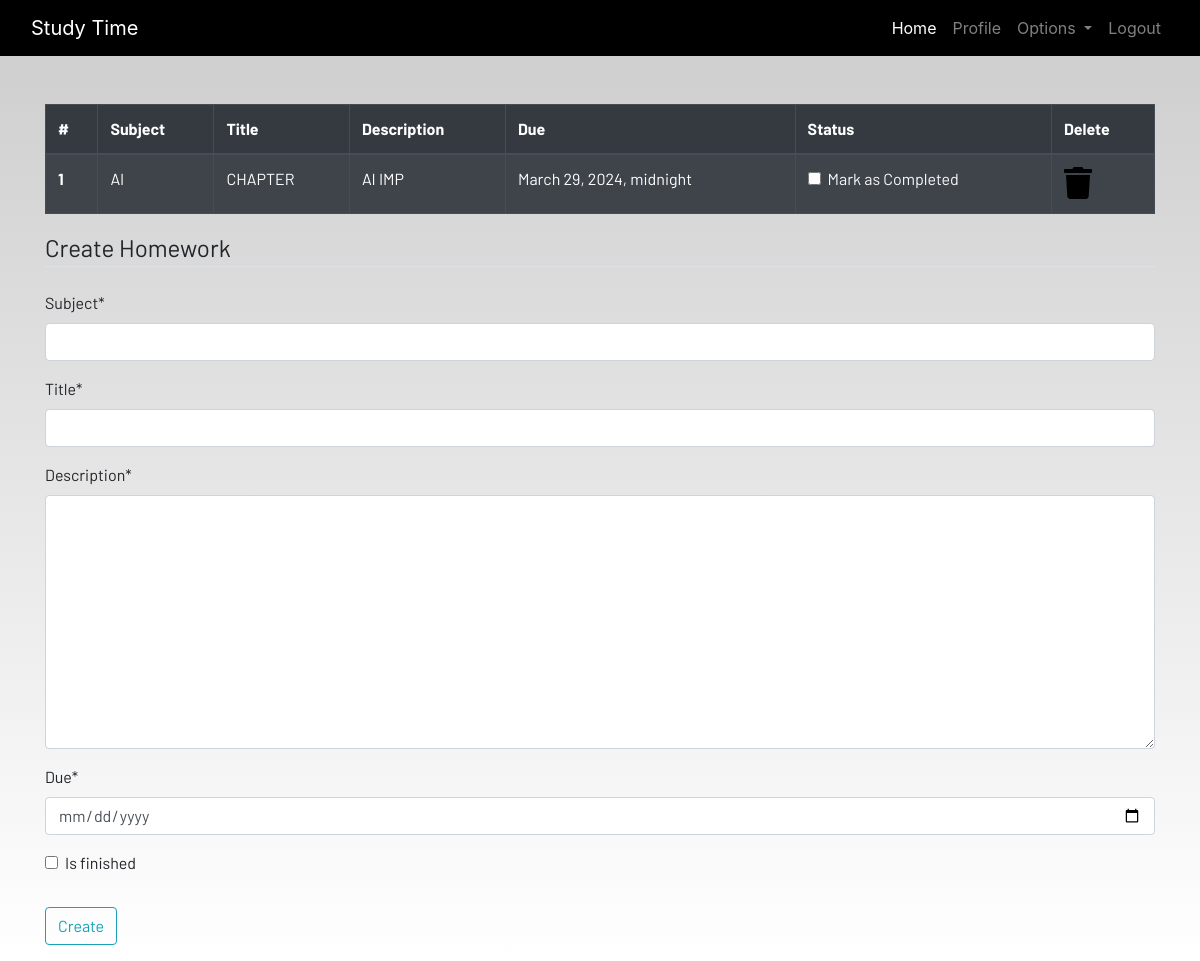
The page /homework (signed in) on the database its author committed.
### dashboard/models.py (models this page shows, shortened)
class Homework(models.Model):
    user = models.ForeignKey(User, on_delete=models.CASCADE)
    subject = models.CharField(max_length=50)
    title = models.CharField(max_length=100)
    description=models.TextField()
    due = models.DateTimeField()
    is_finished=models.BooleanField(default=False)

### dashboard/views.py (the view)
# urls.py: path('homework',views.homework,name="homework"),
@login_required
def homework(request):
    if request.method == "POST":
        form = HomeworkForm(request.POST)
        if form.is_valid():
            try:
                finished = request.POST['is_finished']
                if finished == 'on':
                    finished = True
                else:
                    finished = False
            except:
                finished = False
            homeworks = Homework(
                user = request.user,
                subject = request.POST['subject'],
                title = request.POST['title'],
                description = request.POST['description'],
                due = request.POST['due'],
                is_finished = finished
            )
        homeworks.save()
        messages.success(request,f'Homework Added from {request.user.username} !!!')
    else:
        form = HomeworkForm()
    homework = Homework.objects.filter(user=request.user)
    if len(homework) == 0:
        homework_done = True
    else:
        homework_done = False
    context = {
            'homeworks':homework,
            'homeworks_done':homework_done,
            'form':form,
    }
    return render(request,'dashboard/homework.html',context)

### dashboard/forms.py
class HomeworkForm(forms.ModelForm):
    class Meta:
        model = Homework
        widgets = {'due':DateInput()}
        fields = ['subject','title','description','due','is_finished']

### dashboard/templates/dashboard/homework.html (shortened to what this page needs)
{% extends 'dashboard/base.html' %}
{% load static %}
{% load crispy_forms_tags %}
{% block content %}
<div class="container">
    {% if not homework_done %}
    <table class="table table-striped table-bordered table-hover table-dark">
        <thead>
            <tr>
                <th scope="col">#</th>
                <th scope="col">Subject</th>
                <th scope="col">Title</th>
                <th scope="col">Description</th>
                <th scope="col">Due</th>
                <th scope="col">Status</th>
                <th scope="col">Delete</th>
            </tr>
        </thead>
        <tbody>
            {% for homework in homeworks %}
            <tr>
                <th scope="row">{{forloop.counter}}</th>
                <td>{{homework.subject}}</td>
                <td>{{homework.title}}</td>
                <td>{{homework.description}}</td>
                <td>{{homework.due}}</td>
                <td>
                    <a href="{% url "update_homework" homework.id %}">
                        <div class="form-check">
                            {% if homework.is_finished == True %}
                            <input class="form-check-input" type="checkbox" value="" checked>
                            {% else %}
                            <input class="form-check-input" type="checkbox" value="">
                            {% endif %}
                            <label class="form-check-label text-light" for="flexCheckDefault">
                                Mark as Completed
                            </label>
                        </div>
                    </a>
                </td>
                <td><a href="{% url "delete_homework" homework.id %}"><i class="fa fa-trash fa-2x"></i></a></td>
            </tr>
            {% endfor %}
        </tbody>
    </table>
    {% else %}
    <h4>All homeworks are completed!! Create to have more!!</h4>
{% endif %}
</div>
<div class=" container">
    <form method="POST">
        <fieldset class="form-group">
            <legend class="border-bottom mb-4">Create Homework</legend>
            {{form|crispy}}
        </fieldset>
        <div class="form-group">
            <button href="" class="btn btn-outline-info" type="submit">
                Create
            </button>
        </div>
    </form>
</div>
{% endblock content %}

### dashboard/templates/dashboard/base.html (shortened to what this page needs)
<!DOCTYPE html>
{% load static %}
<html lang="en">
<head>
  <link rel="stylesheet" href="https://stackpath.bootstrapcdn.com/bootstrap/4.3.1/css/bootstrap.min.css"
 />
  <link rel="stylesheet" href="https://use.fontawesome.com/releases/v5.7.2/css/all.css"
 />
  <link rel="stylesheet" href="{% static 'css/main.css' %}" />
</head>
<body>
  <header>
    <nav class="navbar navbar-expand-lg navbar-dark bg-dark">
      <div class="container-fluid">
        <a class="navbar-brand" href="{% url "home" %}">Study Time</a>
        <div class="collapse navbar-collapse justify-content-end" id="navbarSupportedContent">
          <ul class="navbar-nav mb-2 mb-lg-0">
            <li class="nav-item">
              <a class="nav-link active" aria-current="page" href="{% url "home" %}">Home</a>
            </li>
            {% if user.is_authenticated %}
            <li class="nav-item">
              <a class="nav-link" href="{% url "profile" %}">Profile</a>
            </li>
            <li class="nav-item dropdown">
              <a class="nav-link dropdown-toggle" href="#" id="navbarDropdown" role="button" data-toggle="dropdown"
                aria-haspopup="true" aria-expanded="false">
                Options
              </a>
            </li>
            <li class="nav-item">
              <a class="nav-link" href="{% url "logout" %}">Logout</a>
            </li>
            {% endif %}
          </ul>
        </div>
      </div>
    </nav>
  </header>
  <br /><br />
  <main>
    {% block content %}
    {% endblock content %}
  </main>
</body>
</html>

### static/css/main.css (style rules this page uses)
html { scroll-behavior: smooth; height: 100%; width: 100%; }
main { font-family: Barlow, Quicksand, Rubik, sans-serif, serif, 'Times New Roman', Times, serif !important; }
.navbar { background-color: rgb(0, 0, 0) !important; }
a { text-decoration: none !important; color: black; }
html, body { max-width: 100%; overflow-x: hidden; height: 100%; width: 100%; }
body { background: linear-gradient(rgba(0, 0, 0, 0.2), rgba(255, 255, 255, 0.5)); overflow-x: hidden; background-repeat: no-repeat; }
.fa { color: black; }

### rows shown on the page
Homework: subject "AI", title "CHAPTER", description "AI IMP", due "March 29, 2024, midnight"
